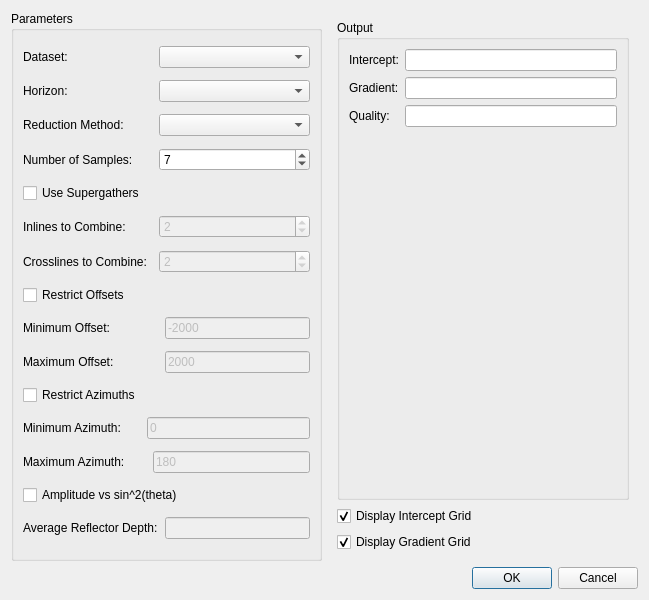
<?xml version="1.0" encoding="UTF-8"?>
<ui version="4.0">
 <class>ComputeInterceptGradientDialog</class>
 <widget class="QDialog" name="ComputeInterceptGradientDialog">
  <property name="geometry">
   <rect>
    <x>0</x>
    <y>0</y>
    <width>649</width>
    <height>600</height>
   </rect>
  </property>
  <property name="windowTitle">
   <string>Intercept and Gradient Grids</string>
  </property>
  <property name="windowIcon">
   <iconset resource="../ProjectViewer/icons.qrc">
    <normaloff>:/icons/images/logo_fs_64x64.png</normaloff>:/icons/images/logo_fs_64x64.png</iconset>
  </property>
  <layout class="QVBoxLayout" name="verticalLayout">
   <item>
    <layout class="QHBoxLayout" name="horizontalLayout">
     <item>
      <widget class="QGroupBox" name="groupBox_2">
       <property name="title">
        <string>Parameters</string>
       </property>
       <layout class="QGridLayout" name="gridLayout">
        <item row="0" column="0">
         <widget class="QLabel" name="label">
          <property name="text">
           <string>Dataset:</string>
          </property>
         </widget>
        </item>
        <item row="0" column="3" colspan="2">
         <widget class="QComboBox" name="cbDataset"/>
        </item>
        <item row="1" column="0">
         <widget class="QLabel" name="label_2">
          <property name="text">
           <string>Horizon:</string>
          </property>
         </widget>
        </item>
        <item row="1" column="3" colspan="2">
         <widget class="QComboBox" name="cbHorizon"/>
        </item>
        <item row="2" column="0">
         <widget class="QLabel" name="label_6">
          <property name="text">
           <string>Reduction Method:</string>
          </property>
         </widget>
        </item>
        <item row="2" column="3" colspan="2">
         <widget class="QComboBox" name="cbMethod"/>
        </item>
        <item row="3" column="0">
         <widget class="QLabel" name="label_7">
          <property name="text">
           <string>Number of Samples:</string>
          </property>
         </widget>
        </item>
        <item row="3" column="3" colspan="2">
         <widget class="QSpinBox" name="sbSamples">
          <property name="minimum">
           <number>1</number>
          </property>
          <property name="maximum">
           <number>99</number>
          </property>
          <property name="singleStep">
           <number>2</number>
          </property>
          <property name="value">
           <number>7</number>
          </property>
         </widget>
        </item>
        <item row="4" column="0" colspan="2">
         <widget class="QCheckBox" name="cbSuperGather">
          <property name="text">
           <string>Use Supergathers</string>
          </property>
         </widget>
        </item>
        <item row="5" column="0">
         <widget class="QLabel" name="label_5">
          <property name="text">
           <string>Inlines to Combine:</string>
          </property>
         </widget>
        </item>
        <item row="5" column="3" colspan="2">
         <widget class="QSpinBox" name="sbInlines">
          <property name="enabled">
           <bool>false</bool>
          </property>
          <property name="minimum">
           <number>1</number>
          </property>
          <property name="maximum">
           <number>9</number>
          </property>
          <property name="value">
           <number>2</number>
          </property>
         </widget>
        </item>
        <item row="6" column="0" colspan="3">
         <widget class="QLabel" name="label_9">
          <property name="text">
           <string>Crosslines to Combine:</string>
          </property>
         </widget>
        </item>
        <item row="6" column="3" colspan="2">
         <widget class="QSpinBox" name="sbCrosslines">
          <property name="enabled">
           <bool>false</bool>
          </property>
          <property name="minimum">
           <number>1</number>
          </property>
          <property name="maximum">
           <number>9</number>
          </property>
          <property name="value">
           <number>2</number>
          </property>
         </widget>
        </item>
        <item row="7" column="0">
         <widget class="QCheckBox" name="cbRestrictOffset">
          <property name="text">
           <string>Restrict Offsets</string>
          </property>
          <property name="checked">
           <bool>false</bool>
          </property>
         </widget>
        </item>
        <item row="8" column="0" colspan="4">
         <widget class="QLabel" name="label_12">
          <property name="text">
           <string>Minimum Offset:</string>
          </property>
         </widget>
        </item>
        <item row="8" column="4">
         <widget class="QLineEdit" name="leMinOffset">
          <property name="enabled">
           <bool>false</bool>
          </property>
          <property name="text">
           <string>-2000</string>
          </property>
         </widget>
        </item>
        <item row="9" column="0" colspan="4">
         <widget class="QLabel" name="label_8">
          <property name="text">
           <string>Maximum Offset:</string>
          </property>
         </widget>
        </item>
        <item row="9" column="4">
         <widget class="QLineEdit" name="leMaxOffset">
          <property name="enabled">
           <bool>false</bool>
          </property>
          <property name="text">
           <string>2000</string>
          </property>
         </widget>
        </item>
        <item row="10" column="0">
         <widget class="QCheckBox" name="cbRestrictAzimuth">
          <property name="text">
           <string>Restrict Azimuths</string>
          </property>
         </widget>
        </item>
        <item row="11" column="0">
         <widget class="QLabel" name="label_23">
          <property name="text">
           <string>Minimum Azimuth:</string>
          </property>
         </widget>
        </item>
        <item row="11" column="1" colspan="4">
         <widget class="QLineEdit" name="leMinAzimuth">
          <property name="enabled">
           <bool>false</bool>
          </property>
          <property name="text">
           <string>0</string>
          </property>
         </widget>
        </item>
        <item row="12" column="0">
         <widget class="QLabel" name="label_24">
          <property name="text">
           <string>Maximum Azimuth:</string>
          </property>
         </widget>
        </item>
        <item row="12" column="2" colspan="3">
         <widget class="QLineEdit" name="leMaxAzimuth">
          <property name="enabled">
           <bool>false</bool>
          </property>
          <property name="text">
           <string>180</string>
          </property>
         </widget>
        </item>
        <item row="13" column="0" colspan="5">
         <widget class="QCheckBox" name="cbAVA">
          <property name="text">
           <string>Amplitude vs sin^2(theta)</string>
          </property>
         </widget>
        </item>
        <item row="14" column="0" colspan="4">
         <widget class="QLabel" name="label_10">
          <property name="text">
           <string>Average Reflector Depth:</string>
          </property>
         </widget>
        </item>
        <item row="14" column="4">
         <widget class="QLineEdit" name="leDepth">
          <property name="enabled">
           <bool>false</bool>
          </property>
         </widget>
        </item>
       </layout>
      </widget>
     </item>
     <item>
      <widget class="QWidget" name="widget" native="true">
       <layout class="QGridLayout" name="gridLayout_3">
        <item row="0" column="0">
         <widget class="QGroupBox" name="groupBox">
          <property name="title">
           <string>Output</string>
          </property>
          <layout class="QGridLayout" name="gridLayout_2">
           <item row="0" column="0">
            <widget class="QLabel" name="label_3">
             <property name="text">
              <string>Intercept:</string>
             </property>
            </widget>
           </item>
           <item row="0" column="1">
            <widget class="QLineEdit" name="leIntercept"/>
           </item>
           <item row="1" column="0">
            <widget class="QLabel" name="label_4">
             <property name="text">
              <string>Gradient:</string>
             </property>
            </widget>
           </item>
           <item row="1" column="1">
            <widget class="QLineEdit" name="leGradient"/>
           </item>
           <item row="2" column="0">
            <widget class="QLabel" name="label_11">
             <property name="text">
              <string>Quality:</string>
             </property>
            </widget>
           </item>
           <item row="2" column="1">
            <widget class="QLineEdit" name="leQuality"/>
           </item>
           <item row="3" column="1">
            <spacer name="verticalSpacer">
             <property name="orientation">
              <enum>Qt::Vertical</enum>
             </property>
             <property name="sizeHint" stdset="0">
              <size>
               <width>20</width>
               <height>40</height>
              </size>
             </property>
            </spacer>
           </item>
          </layout>
         </widget>
        </item>
        <item row="2" column="0">
         <widget class="QCheckBox" name="cbDisplayGradient">
          <property name="text">
           <string>Display Gradient Grid</string>
          </property>
          <property name="checked">
           <bool>true</bool>
          </property>
         </widget>
        </item>
        <item row="1" column="0">
         <widget class="QCheckBox" name="cbDisplayIntercept">
          <property name="text">
           <string>Display Intercept Grid</string>
          </property>
          <property name="checked">
           <bool>true</bool>
          </property>
         </widget>
        </item>
       </layout>
      </widget>
     </item>
    </layout>
   </item>
   <item>
    <widget class="QDialogButtonBox" name="buttonBox">
     <property name="orientation">
      <enum>Qt::Horizontal</enum>
     </property>
     <property name="standardButtons">
      <set>QDialogButtonBox::Cancel|QDialogButtonBox::Ok</set>
     </property>
    </widget>
   </item>
  </layout>
 </widget>
 <resources>
  <include location="../ProjectViewer/icons.qrc"/>
 </resources>
 <connections>
  <connection>
   <sender>buttonBox</sender>
   <signal>accepted()</signal>
   <receiver>ComputeInterceptGradientDialog</receiver>
   <slot>accept()</slot>
   <hints>
    <hint type="sourcelabel">
     <x>248</x>
     <y>254</y>
    </hint>
    <hint type="destinationlabel">
     <x>157</x>
     <y>274</y>
    </hint>
   </hints>
  </connection>
  <connection>
   <sender>buttonBox</sender>
   <signal>rejected()</signal>
   <receiver>ComputeInterceptGradientDialog</receiver>
   <slot>reject()</slot>
   <hints>
    <hint type="sourcelabel">
     <x>316</x>
     <y>260</y>
    </hint>
    <hint type="destinationlabel">
     <x>286</x>
     <y>274</y>
    </hint>
   </hints>
  </connection>
  <connection>
   <sender>cbSuperGather</sender>
   <signal>toggled(bool)</signal>
   <receiver>sbCrosslines</receiver>
   <slot>setEnabled(bool)</slot>
   <hints>
    <hint type="sourcelabel">
     <x>71</x>
     <y>178</y>
    </hint>
    <hint type="destinationlabel">
     <x>162</x>
     <y>230</y>
    </hint>
   </hints>
  </connection>
  <connection>
   <sender>cbRestrictAzimuth</sender>
   <signal>toggled(bool)</signal>
   <receiver>leMinAzimuth</receiver>
   <slot>setEnabled(bool)</slot>
   <hints>
    <hint type="sourcelabel">
     <x>172</x>
     <y>326</y>
    </hint>
    <hint type="destinationlabel">
     <x>258</x>
     <y>353</y>
    </hint>
   </hints>
  </connection>
  <connection>
   <sender>cbRestrictOffset</sender>
   <signal>toggled(bool)</signal>
   <receiver>leMaxOffset</receiver>
   <slot>setEnabled(bool)</slot>
   <hints>
    <hint type="sourcelabel">
     <x>167</x>
     <y>160</y>
    </hint>
    <hint type="destinationlabel">
     <x>260</x>
     <y>187</y>
    </hint>
   </hints>
  </connection>
  <connection>
   <sender>cbSuperGather</sender>
   <signal>toggled(bool)</signal>
   <receiver>sbInlines</receiver>
   <slot>setEnabled(bool)</slot>
   <hints>
    <hint type="sourcelabel">
     <x>71</x>
     <y>178</y>
    </hint>
    <hint type="destinationlabel">
     <x>162</x>
     <y>200</y>
    </hint>
   </hints>
  </connection>
  <connection>
   <sender>cbRestrictAzimuth</sender>
   <signal>toggled(bool)</signal>
   <receiver>leMaxAzimuth</receiver>
   <slot>setEnabled(bool)</slot>
   <hints>
    <hint type="sourcelabel">
     <x>172</x>
     <y>326</y>
    </hint>
    <hint type="destinationlabel">
     <x>258</x>
     <y>381</y>
    </hint>
   </hints>
  </connection>
  <connection>
   <sender>cbAVA</sender>
   <signal>toggled(bool)</signal>
   <receiver>leDepth</receiver>
   <slot>setEnabled(bool)</slot>
   <hints>
    <hint type="sourcelabel">
     <x>72</x>
     <y>399</y>
    </hint>
    <hint type="destinationlabel">
     <x>263</x>
     <y>430</y>
    </hint>
   </hints>
  </connection>
  <connection>
   <sender>cbRestrictOffset</sender>
   <signal>toggled(bool)</signal>
   <receiver>leMinOffset</receiver>
   <slot>setEnabled(bool)</slot>
   <hints>
    <hint type="sourcelabel">
     <x>445</x>
     <y>304</y>
    </hint>
    <hint type="destinationlabel">
     <x>622</x>
     <y>353</y>
    </hint>
   </hints>
  </connection>
 </connections>
</ui>
